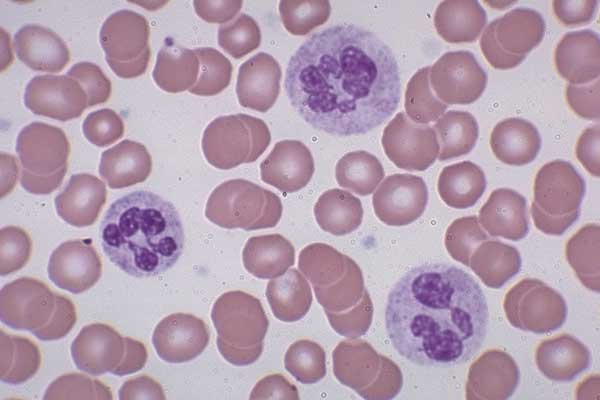
%> input picture phillips_mitchell_wbc/images/ash/4303017.jpg, 600 x 400 px, given in place of BloodImage_00106.jpg, which was not available
$ octave wbc_demo.m   (GNU Octave 9; MATLAB toolbox functions it lacks are replaced by stand-ins)
%> lines starting %> are read from the running program, lines starting %| are printed output that depends on the picture; in (x1, y1, x2, y2) boxes, pixels count from 0 and x2, y2 are one past the last pixel; in counts of white or black regions, pixels touching at a corner belong together; the program's own positions count from 1; pictures that were not available may be replaced by others from this repository, and a replacement may not be noted
%> further down, imN is the input picture: size 400x600x3 uint8; mean R, G, B 181, 158, 176.1
### phillips_mitchell_wbc/wbc_functions/wbcNucleiIdentification.m
function [nuclei, wbcType] = wbcNucleiIdentification(im, OP, CL, tune, ty)
%> called with OP = 3, CL = 15, tune = 65, ty = 1
%
% wbcNuclei: Identify Leukocytes based on nulcei.
%
% INPUT:    im - image
%           OP - opening structuring element size
%           CL - closing structuring element size
%           tune - parameter related to area limit and resolution
% OUTPUT:   [] - figures
%           nuclei - number of WBC's identified in image
%           wbcType - vector returning type of each WBC identified
%

srgb2lab = makecform('srgb2lab');
lab2srgb = makecform('lab2srgb');

imlab = applycform(im, srgb2lab); % convert to L*a*b*
%> imlab: size 400x600x3 uint8; mean of channels 1, 2, 3 172.1, 139.5, 122

max_luminosity = 100;
L = imlab(:,:,1)/max_luminosity;
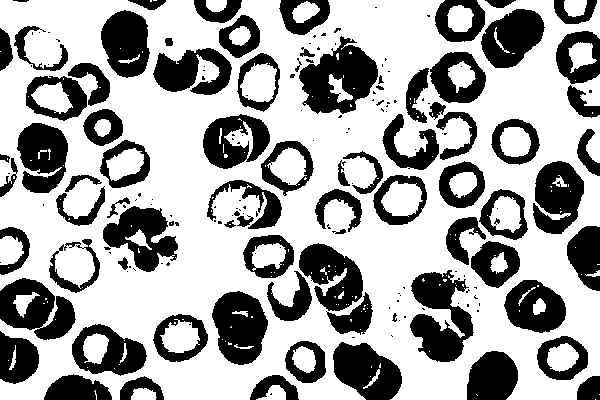
%> L: size 400x600 uint8; values 1 (black) and 2 (white), 64.8% white; 183 black regions (101 under 20 px), largest, box (x1, y1, x2, y2) and area: (299, 36, 378, 114) 3539, (410, 270, 474, 362) 3468, (212, 291, 268, 365) 2958

% contrast stretching with luminance
imlab_adjust = imlab;
imlab_adjust(:,:,1) = imadjust(L)*max_luminosity;
%> imlab_adjust: size 400x600x3 uint8; mean of channels 1, 2, 3 165.3, 139.5, 122
imlab_adjust = applycform(imlab_adjust, lab2srgb);
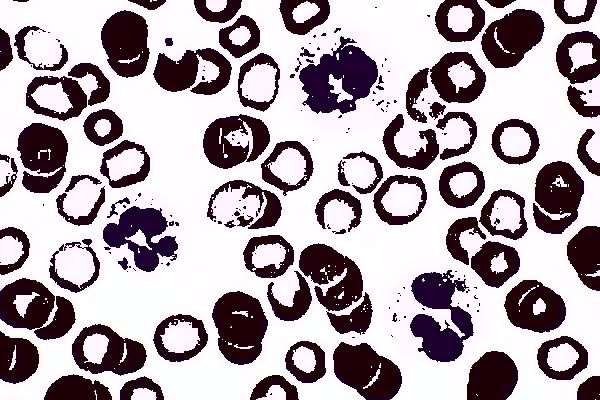
%> imlab_adjust: size 400x600x3 uint8; mean R, G, B 175.3, 162.2, 170.5

R = imlab_adjust(:,:,1); % red channel
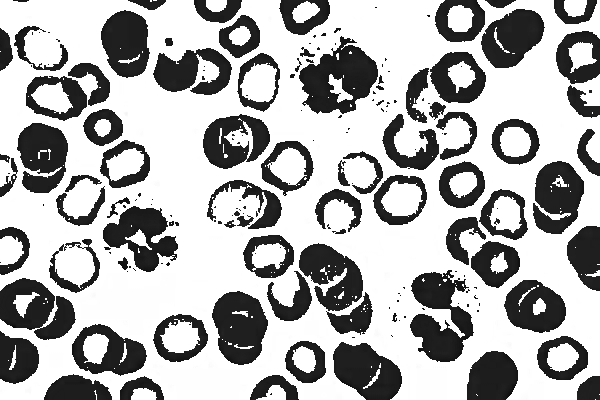
%> R: size 400x600 uint8; min 2, max 255, mean 175.3
G = imlab_adjust(:,:,2); % green channel
B = imlab_adjust(:,:,3); % blue channel
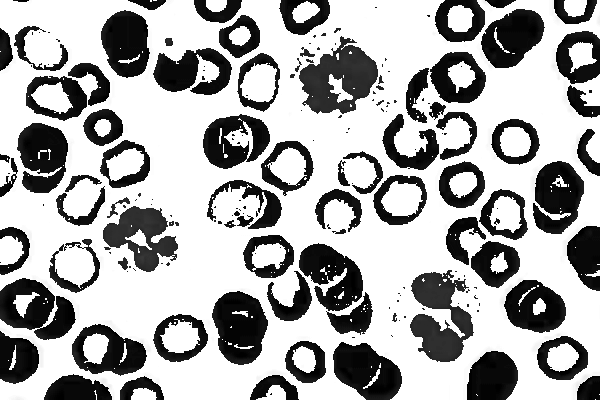
%> B: size 400x600 uint8; min 0, max 255, mean 170.5

nuclBW = ((1*B)-(0.75*R))./(G); % result will be capped at 0 or 1 (255)
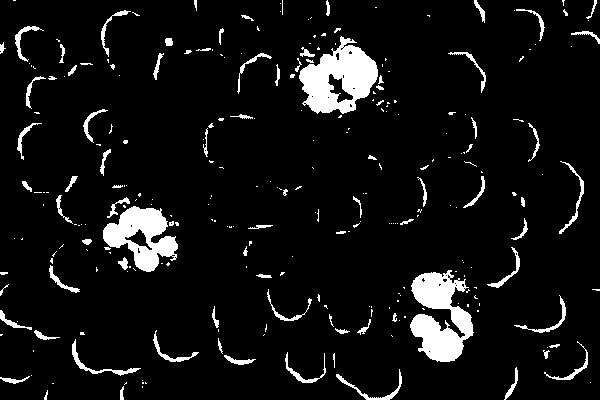
%> nuclBW: size 400x600 uint8; 7.3% white; 273 white regions (187 under 20 px), largest, box (x1, y1, x2, y2) and area: (299, 36, 378, 114) 3539, (410, 270, 474, 362) 3468, (103, 206, 178, 272) 2611
level = 150;
nuclBW = nuclBW > level; % preventative measure


sqOpen = strel('disk',OP);
nuclMorph = imopen(nuclBW,sqOpen);
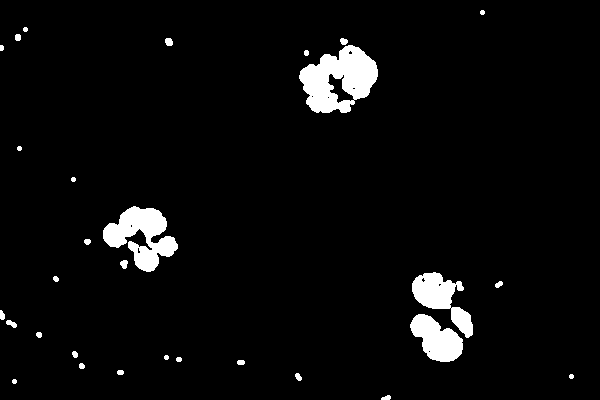
%> nuclMorph: size 400x600 logical; 4.2% white; 30 white regions, largest, box (x1, y1, x2, y2) and area: (299, 45, 378, 113) 3342, (103, 206, 178, 272) 2557, (412, 272, 473, 338) 1720
sqClose = strel('disk', CL);
bw = imclose(nuclMorph,sqClose);
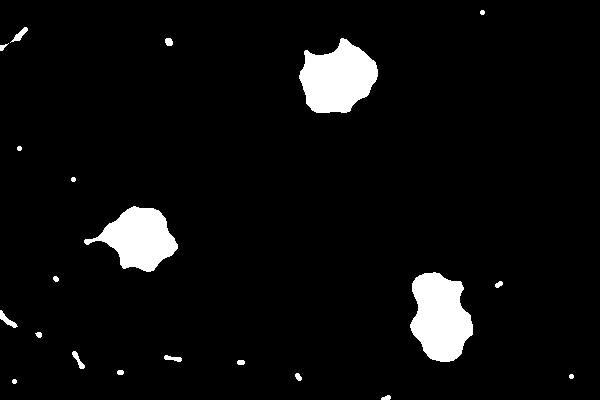
%> bw: size 400x600 logical; 5.2% white; 21 white regions

r = regionprops(logical(bw)); % obtain properties of the resulting image
%> r = 21 regions; largest, box (x1, y1, x2, y2), Area and Centroid: (410, 272, 473, 362) 4084 [440.9 317.7], (299, 38, 378, 113) 4077 [338.2 79], (84, 206, 178, 272) 3407 [139.9 239.1], (0, 310, 18, 328) 114 [7.9 320.7], (10, 27, 28, 43) 100 [20.7 35.4]

% display the original image with the thresheld cross-corelation marked
figure()
imshow(im,[])
[m, n] = size(bw);
%> m = 400; n = 600

cnt = 0; % number of WBCs
type = 0; % classification for one WBC
wbcType = 0; % classifcation vector to be returned to user

hold on
for i = 1:length(r)
    if r(i).Area>((m*n)/tune) % relative area threshold for WBC
        z = 3.*sqrt(r(i).Area/pi()); % identification circle
        col = 'g';

        % region of interest bounds
        A = round(r(i).Centroid(2)-z/2);
        B = round((r(i).Centroid(2)-z/2)+z);
        C = round(r(i).Centroid(1)-z/2);
        D = round((r(i).Centroid(1)-z/2)+z);

        if ty == 1 % if classification is turned on

            % WBC classification based on entropy
            type = cytoplasmClassification(im, A, B, C, D);

            if type == 1
                col = 'b'; % either Neutrophil or Eosinophils
            elseif type == 2
                col = 'm'; % Lymphocyte
            elseif type == 3
                col = 'r'; % Monocyte
            end
        end

        rectangle('position', [C,A,z,z],...
            'Curvature',[1 1],'EdgeColor',col,'LineWidth',2.5)

        cnt = cnt + 1;

        if type > 0
            wbcType = horzcat(wbcType,type);
        end
    end
end
%> this loop made 16 passes
%> (z, col, A, B, C, D) on pass 16: (108.1, 'g', 25, 133, 284, 392)

title(['Identified ',num2str(cnt), ' Leukocyte(s) from Nucleus'])

% return information to user / output
nuclei = cnt;
if length(wbcType) > 1
    wbcType(1) = []; % remove 0 if classification is on
end

end

### phillips_mitchell_wbc/wbc_demo.m
%% Leukocyte Identification
% Leukocyte (White Blood Cell) Identification MATLAB scripts
%
% ECSE 4540 - Introduction to Image Processing Final Project
% Mitchell Phillips, 661060944
%
% Last Updated: April 30, 2017
%

%% Notes
%
% Demo script to showcase WBC identification and preliminary classification
%

%%

clc, clear, close all;
warning off;
set(0,'DefaultFigureWindowStyle','docked')

% add functions to path
addpath('wbc_functions/')

% import image(s)
addpath(genpath('images/')) % edit as needed

%% Demo using Mohamed's Data Set
%
% Images selected based on the ability to quickly import.
% Construct a random batch from the image set. Stucturing sizes and
% tuning parameter may be adjusted after looking at results of a small set.
%
% Can use other data sets if desired, but Mohamed's contains the most
% consistent set of images. WBC identification works well / is somewhat
% robust. Classification was created usign Mohamed's set.
%
% If using classification;
%   Blue   circles: type 1, either Neutrophil or Eosinophils, high entropy
%   Purple circles: type 2, Lymphocyte, low entropy
%   Red    circles: type 3, Monocyte, medium entropy
%

classification = 1; % enter 1 if desired to have classification on. 0 = off

% tuning parameters
OP = 3; % morphological opening structuring element size
CL = 15; % morphological closing structuring element size
tune = 65; % resolution threshold tuning parameter

% batch sample for Mohamed data set
a = 000; % min is data set is 000
b = 410; % max in data set is 410
num = 15; % approximate number of samples
batch = unique(round((b-a).*rand(num,1) + a)); % prevent duplicates

% structuring element to count cells identified in each image
leukocyteID = cell(length(batch),3);

for i = 1:length(batch)
    try
        leukocyteID{i,1} = ['BloodImage_00',num2str(batch(i),'%03.0f'),...
            '.jpg'];
        imN = imread(leukocyteID{i,1});
        [leukocyteID{i,2}, leukocyteID{i,3}] = wbcNucleiIdentification(...
            imN, OP, CL, tune, classification);
    catch ME
        if ~strcmp(ME.identifier,'MATLAB:imagesci:imread:fileDoesNotExist')
%> (the run ends here)

$ run again, on phillips_mitchell_wbc/images/ash/4303021.jpg
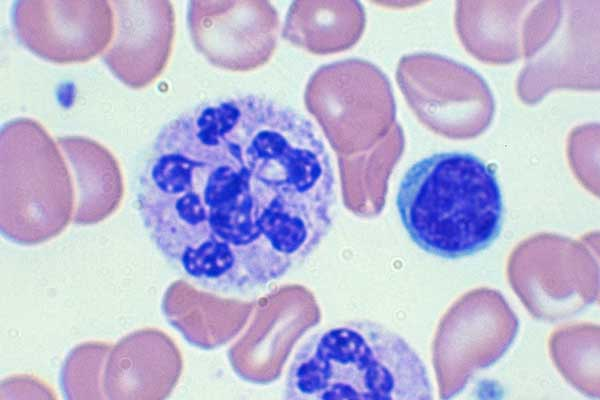
%> input picture phillips_mitchell_wbc/images/ash/4303021.jpg, 600 x 400 px, given in place of BloodImage_00106.jpg, which was not available
%> imN is the input picture: size 400x600x3 uint8; mean R, G, B 187.8, 183, 213.8
%> imlab: size 400x600x3 uint8; mean of channels 1, 2, 3 192.8, 136.2, 112.9
%> in wbcNucleiIdentification, `nuclMorph = imopen(nuclBW,sqOpen);`:
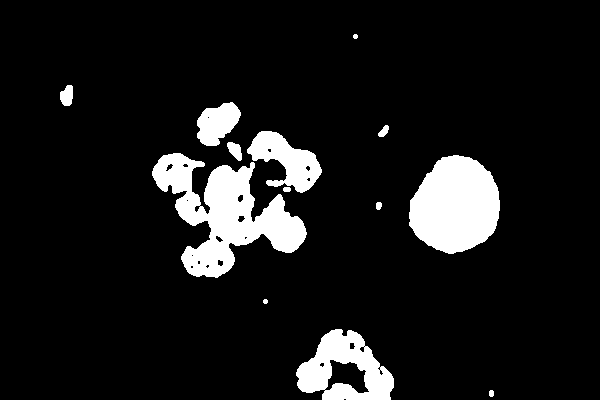
%> nuclMorph: size 400x600 logical; 9.8% white; 13 white regions, largest, box (x1, y1, x2, y2) and area: (152, 153, 307, 278) 8657, (409, 155, 500, 254) 6784, (296, 329, 394, 400) 3925
%> in wbcNucleiIdentification, `bw = imclose(nuclMorph,sqClose);`:
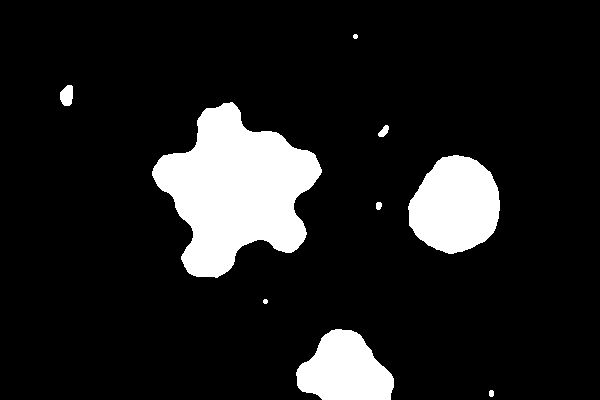
%> bw: size 400x600 logical; 12.2% white; 9 white regions
%> r = 9 regions; largest, box (x1, y1, x2, y2), Area and Centroid: (152, 102, 322, 278) 17217 [236.7 190.8], (408, 155, 500, 254) 6820 [456 206.1], (296, 329, 394, 400) 4915 [345.5 370.8], (60, 85, 73, 106) 221 [67.5 96.2], (378, 125, 389, 137) 80 [384.4 132]
%> the loop in wbcNucleiIdentification, `for i = 1:length(r)` made 2 passes
%> (z, col, A, B, C, D) on pass 2: (222.1, 'g', 80, 302, 126, 348)
